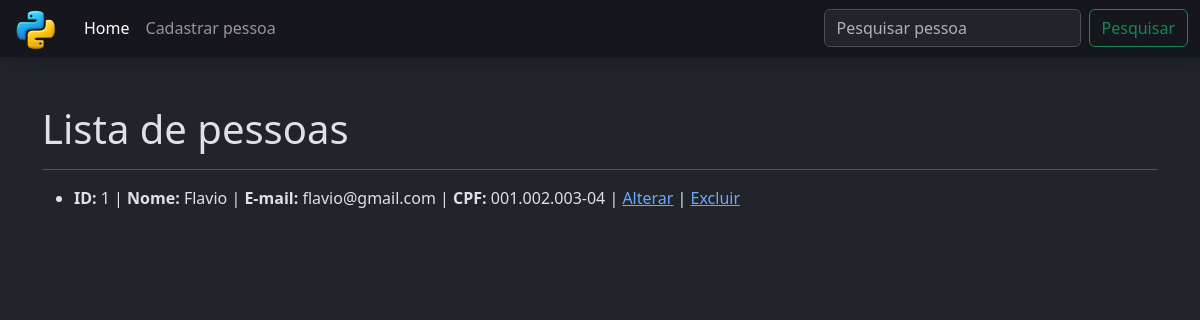
The page /crud_app/ on the database as committed earlier.
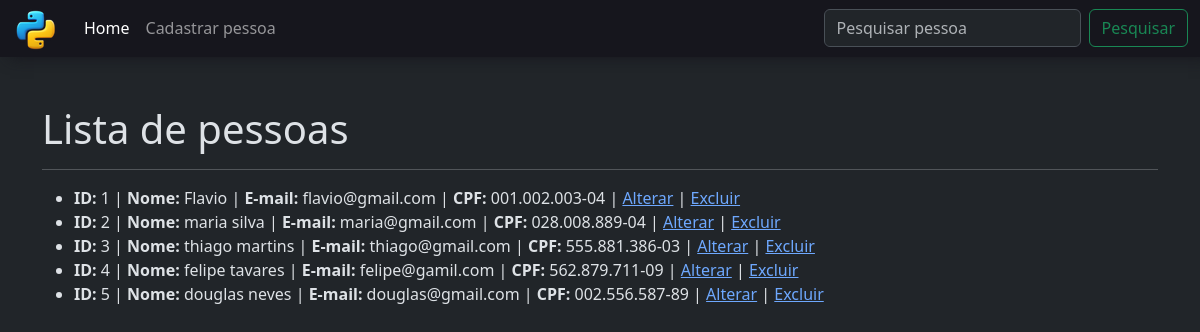
The same page on the database as committed later.
### crud_app/models.py (models this page shows, shortened)
class Pessoa(models.Model):
    id_pessoa = models.AutoField(primary_key=True)
    nome = models.CharField(max_length=255, null=False, blank=False)
    email = models.EmailField(unique=True, null=False, blank=False)
    cpf = models.CharField(max_length=14, unique=True, null=True, blank=True)

### crud_app/views.py (the view)
# urls.py: path('', views.home, name='home'),
def home(request):
    pessoas = Pessoa.objects.all()
    return render(request, "home.html", {"pessoas":pessoas})

### crud_app/templates/home.html (shortened to what this page needs)
{% load static %}
<!doctype html>
<html lang="pt-br">
<head>
    <link href="https://cdn.jsdelivr.net/npm/bootstrap@5.3.8/dist/css/bootstrap.min.css" rel="stylesheet"
>
</head>
<body class="bg-dark" data-bs-theme="dark">
    <nav class="navbar navbar-expand-lg mb-5" data-bs-theme="dark" style="background-color: #16161d; box-shadow: 10px 0px 15px #16161d;">
        <div class="container-fluid">
            <a class="navbar-brand" href="#">
                <img src="{% static 'img/icone.png' %}" alt="Ícone" style="margin: -10px 0px;" />
            </a>
            <div class="collapse navbar-collapse" id="navbarSupportedContent">
                <ul class="navbar-nav me-auto mb-2 mb-lg-0">
                    <li class="nav-item">
                        <a class="nav-link active" aria-current="page" href="/crud_app/">Home</a>
                    </li>
                    <li class="nav-item">
                        <a class="nav-link" href="/crud_app/cadastro">Cadastrar pessoa</a>
                    </li>
                </ul>
                <form action="{% url 'buscar_pessoa' %}" method="GET" class="d-flex" role="search">
                    <input class="form-control me-2" type="search" placeholder="Pesquisar pessoa" aria-label="Search" name="buscar" />
                    <button class="btn btn-outline-success" type="submit">Pesquisar</button>
                </form>
            </div>
        </div>
    </nav>
    <div class="container">
        <h1>Lista de pessoas</h1>
        <hr>
        <ul>
            {% for pessoa in pessoas %}
                <li>
                    <b>ID: </b>{{ pessoa.id_pessoa }} |
                    <b>Nome: </b>{{ pessoa.nome }} |
                    <b>E-mail: </b>{{ pessoa.email }} |
                    <b>CPF: </b>{{ pessoa.cpf }} |
                    <a href="{% url 'alterar_pessoa' pessoa.id_pessoa %}">Alterar</a> |
                    <a href="{% url 'deletar_pessoa' pessoa.id_pessoa %}">Excluir</a>
                </li>
            {% empty %}
                <li>Nenhuma pessoa cadastrada</li>
            {% endfor %}
        </ul>
    </div>
</body>
</html>

Rows that differ between the two databases and show on the page:
added Pessoa: id_pessoa "2", nome "maria silva", email "maria@gmail.com", cpf "028.008.889-04"
added Pessoa: id_pessoa "3", nome "thiago martins", email "thiago@gmail.com", cpf "555.881.386-03"
added Pessoa: id_pessoa "4", nome "felipe tavares", email "felipe@gamil.com", cpf "562.879.711-09"
added Pessoa: id_pessoa "5", nome "douglas neves", email "douglas@gmail.com", cpf "002.556.587-89"
